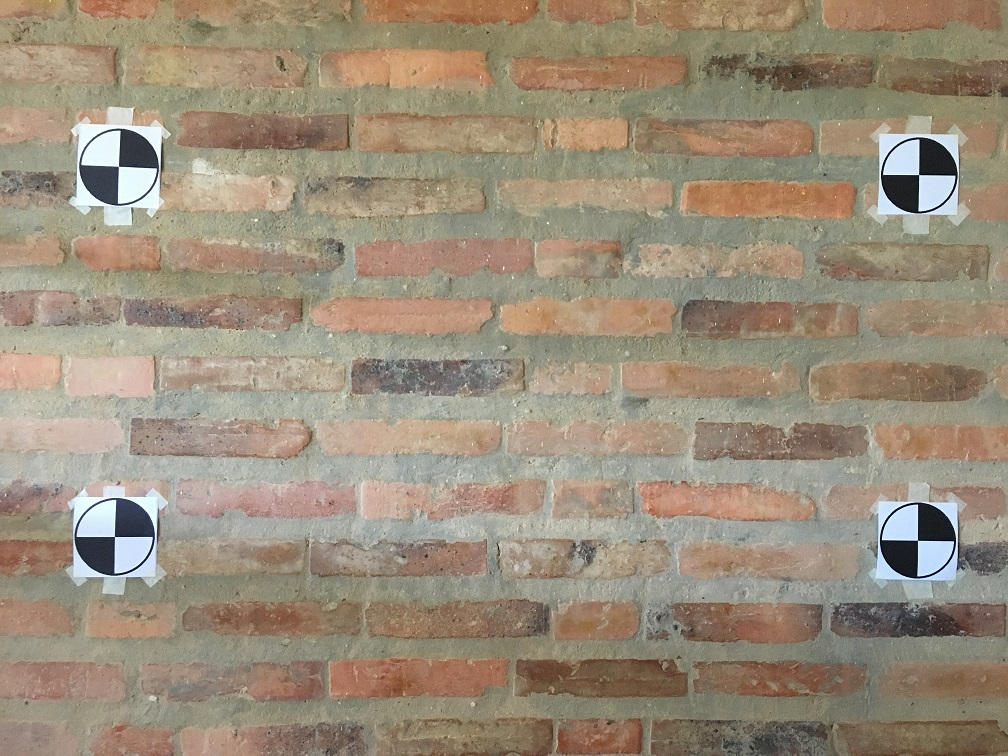
#> input picture input_images/ps3-2-a_base.jpg, 1008 x 756 px
$ python -i ps3.py   (imports and definitions only)
#> lines starting #> are read from the running program, lines starting #| are printed output that depends on the picture
#> further down, picture is the input picture: shape (756, 1008, 3); mean B, G, R 122.5, 141.7, 154.7
import cv2
import numpy as np


# [63 lines left out: functions euclidean_distance, get_corners_list, is_duplicate, find_markers, not called in this run]


def get_harris_corners(image):
    corners = []
    gray = cv2.cvtColor(image, cv2.COLOR_BGR2GRAY)
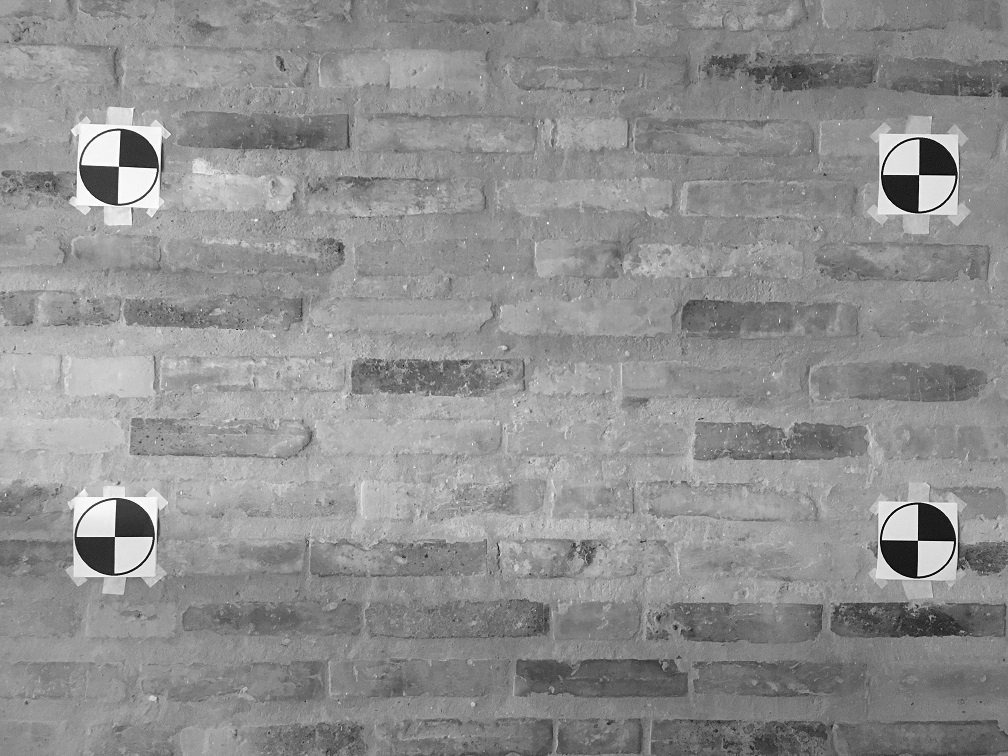
#> gray: shape (756, 1008); min 1, max 255, mean 143.4
    gray = cv2.GaussianBlur(gray, (13, 13), 25)
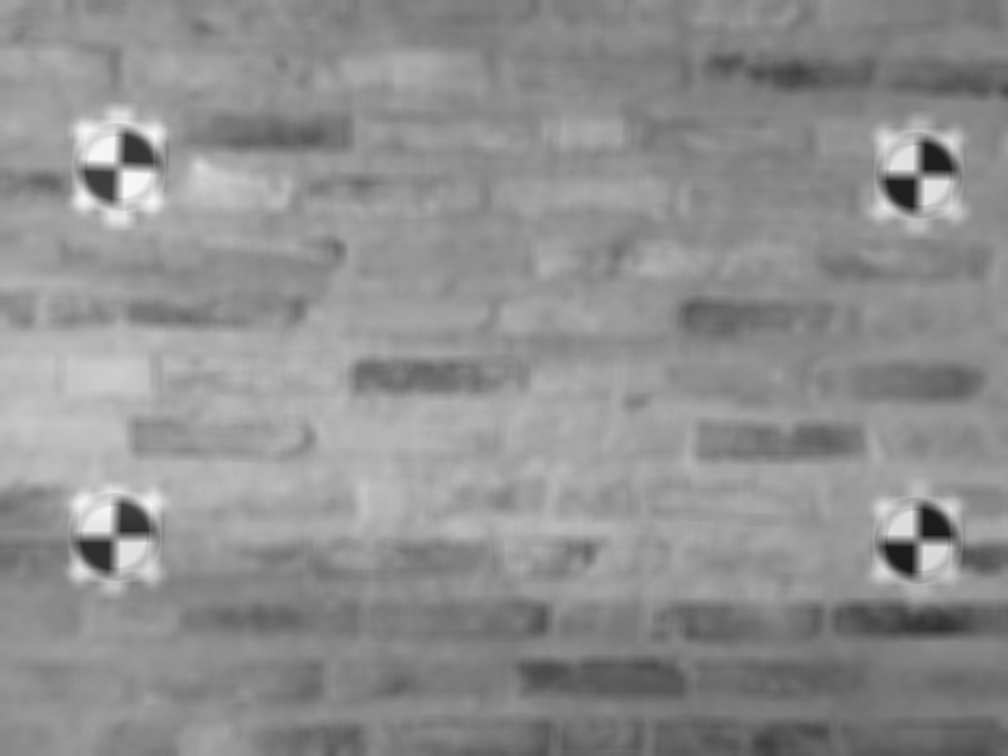
#> gray: shape (756, 1008); min 25, max 248, mean 143.4
    gray = np.float32(gray)
    dst = cv2.cornerHarris(gray, 7, 3, 0.1)
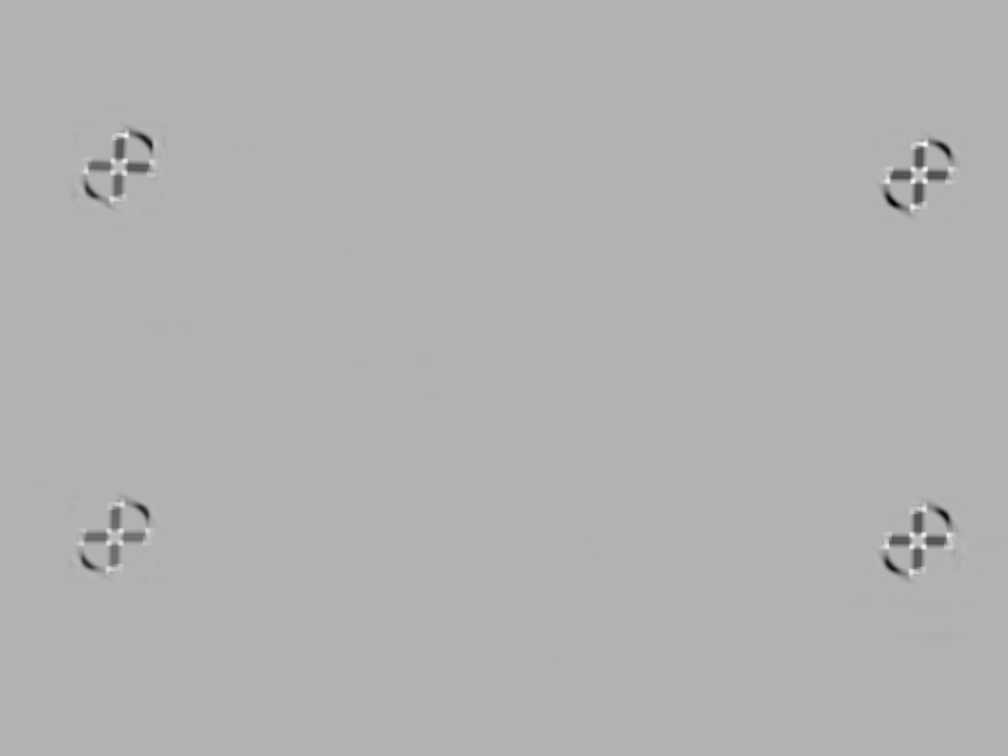
#> dst: shape (756, 1008) float32; min -147023.1, max 62424.1, mean -465.5; drawn with min black and max white
    dst = cv2.dilate(dst, None)
    locs = np.where(dst > 0.15 * dst.max())
#> locs = 3054 positions, rows 131 to 576, columns 77 to 956
    for (i, j) in zip(*locs):
        corners.append((j, i))
#> this loop made 3054 passes
#> (i, j) on passes 1 to 3: (131, 124), (131, 125), (131, 126)
#> after the loop, corners = 3054 pairs, first value 77 to 956, second value 131 to 576
    return corners


# [106 lines left out: functions draw_box, project_imageA_onto_imageB, find_four_point_transform, video_frame_generator, not called in this run]

>>> import cv2
>>> picture = cv2.imread('input_images/ps3-2-a_base.jpg')
>>> result = get_harris_corners(picture)
#> result has the same summary as corners in get_harris_corners

$ run again, on input_images/ps3-3-a_base.jpg
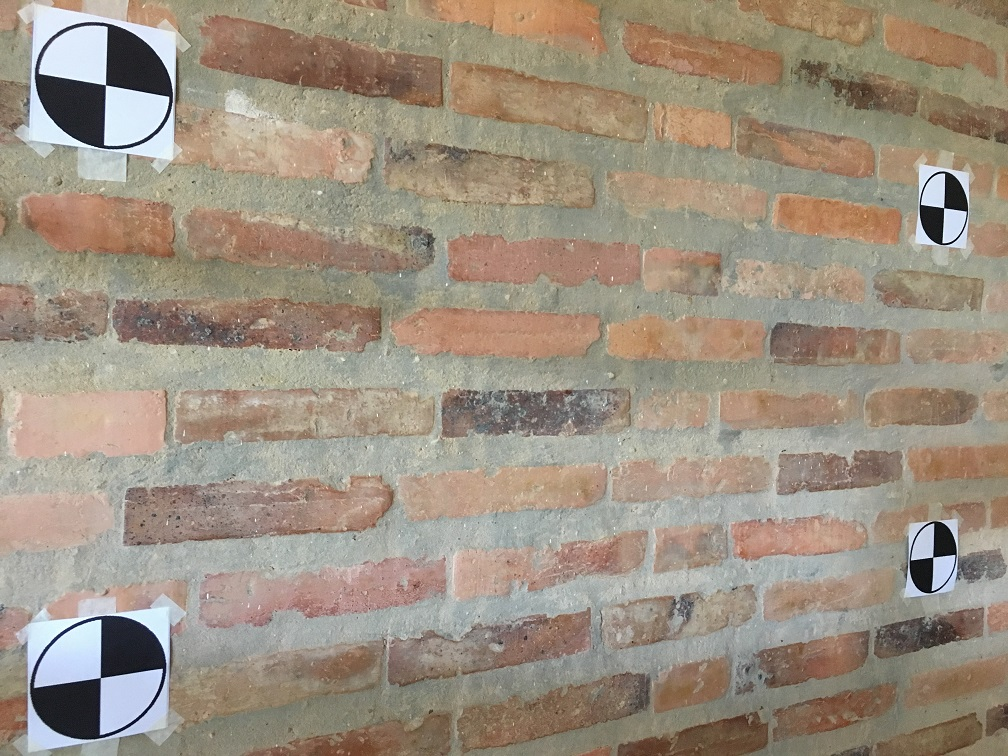
#> input picture input_images/ps3-3-a_base.jpg, 1008 x 756 px
#> picture is the input picture: shape (756, 1008, 3); mean B, G, R 129.1, 144.8, 157.2
#> in get_harris_corners, `gray = cv2.GaussianBlur(gray, (13, 13), 25)`:
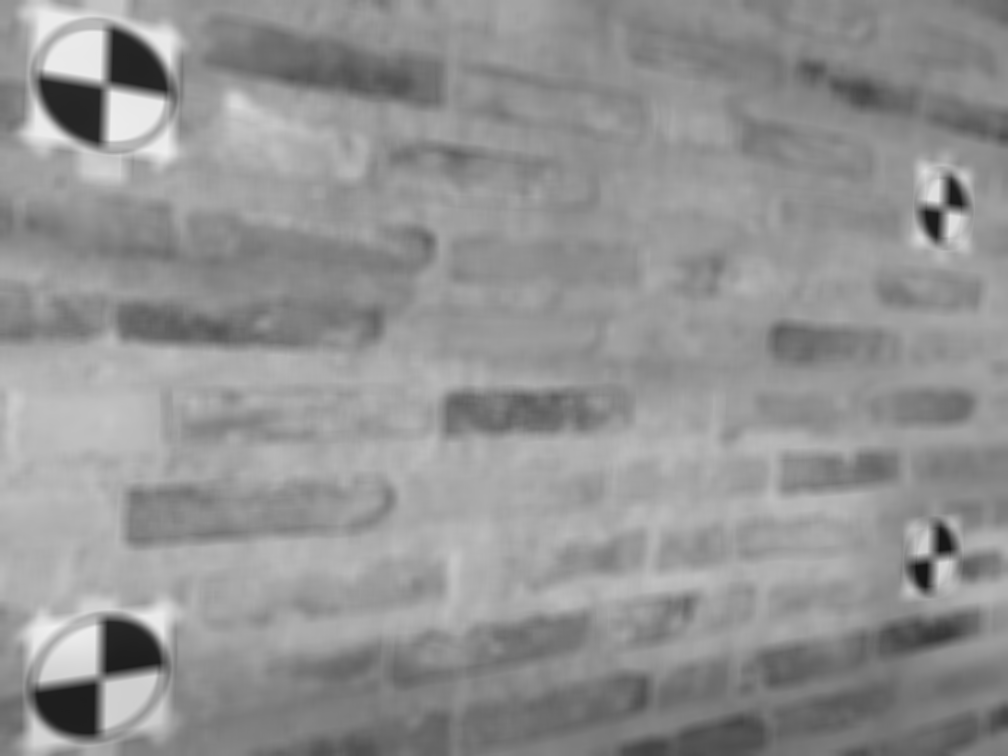
#> gray: shape (756, 1008); min 21, max 240, mean 146.7
#> in get_harris_corners, `dst = cv2.cornerHarris(gray, 7, 3, 0.1)`:
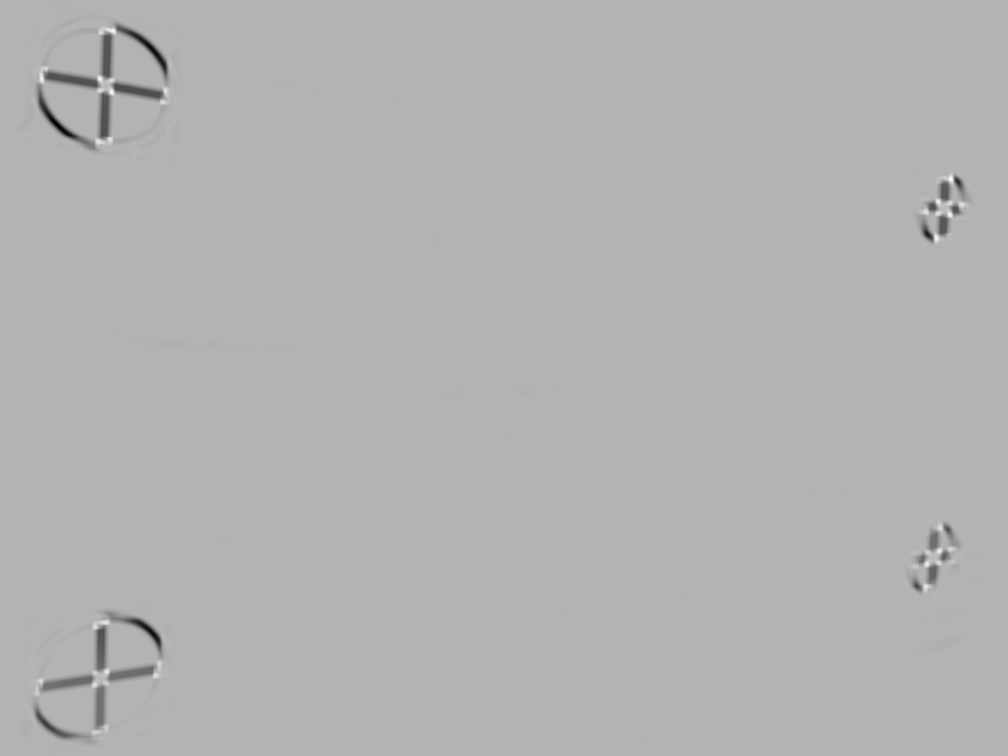
#> dst: shape (756, 1008) float32; min -158383.3, max 66251.9, mean -782.8; drawn with min black and max white
#> locs = 2776 positions, rows 26 to 734, columns 34 to 967
#> the loop in get_harris_corners, `for (i, j) in zip(*locs):` made 2776 passes
#> (i, j) on passes 1 to 3: (26, 100), (26, 101), (26, 102)
#> after the loop in get_harris_corners, `for (i, j) in zip(*locs):`: corners = 2776 pairs, first value 34 to 967, second value 26 to 734
#> result has the same summary as corners in get_harris_corners

$ run again, on input_images/ps3-2-b_base.jpg
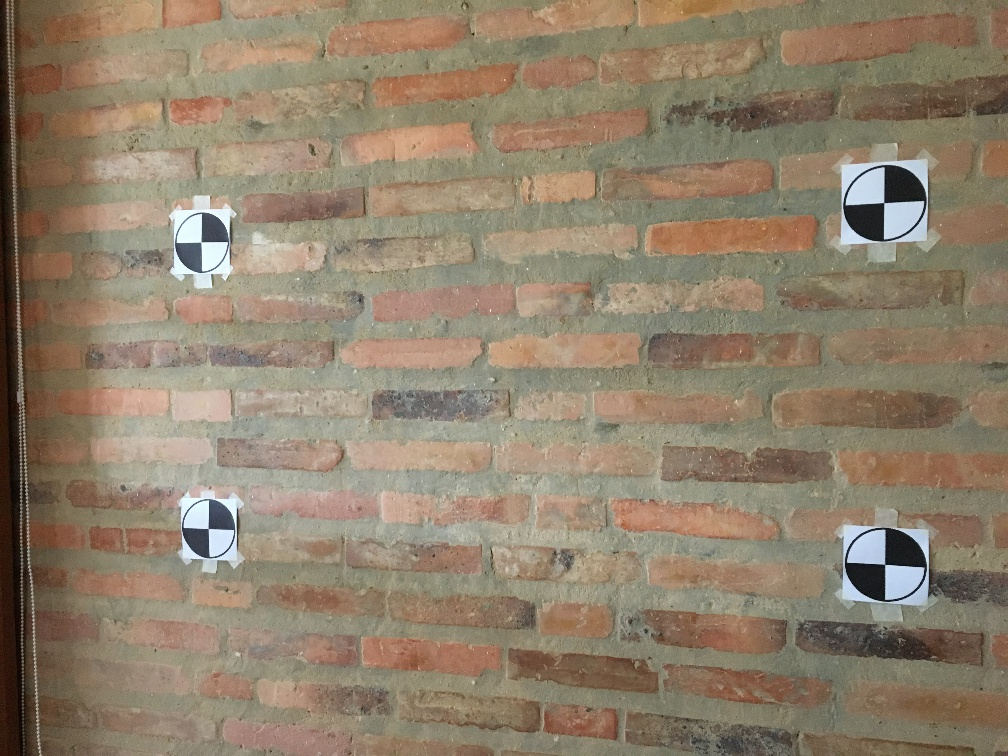
#> input picture input_images/ps3-2-b_base.jpg, 1008 x 756 px
#> picture is the input picture: shape (756, 1008, 3); mean B, G, R 107.9, 128.6, 143.9
#> in get_harris_corners, `gray = cv2.GaussianBlur(gray, (13, 13), 25)`:
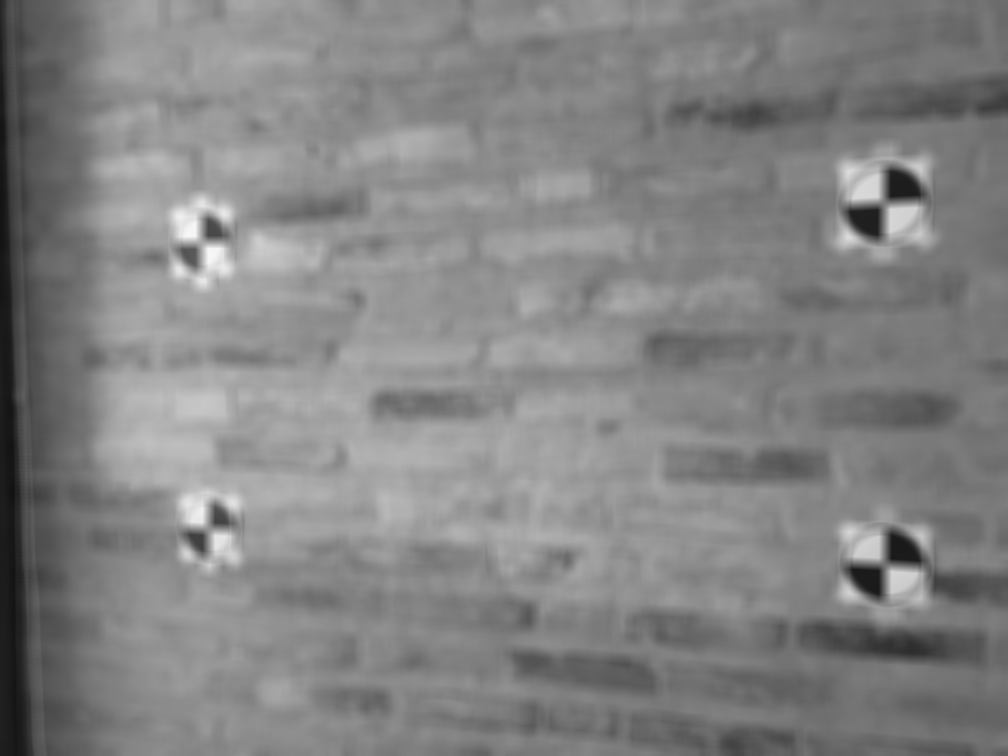
#> gray: shape (756, 1008); min 18, max 247, mean 130.8
#> in get_harris_corners, `dst = cv2.cornerHarris(gray, 7, 3, 0.1)`:
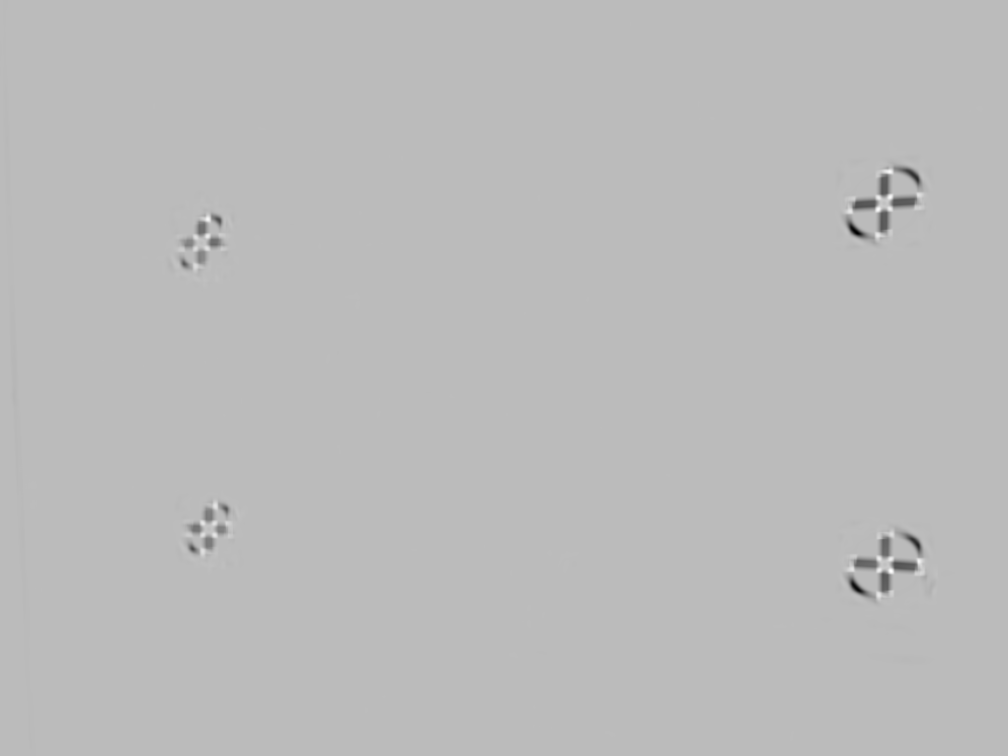
#> dst: shape (756, 1008) float32; min -120650.1, max 43060.5, mean -277.7; drawn with min black and max white
#> locs = 2604 positions, rows 168 to 600, columns 177 to 925
#> the loop in get_harris_corners, `for (i, j) in zip(*locs):` made 2604 passes
#> (i, j) on passes 1 to 3: (168, 883), (168, 884), (168, 885)
#> after the loop in get_harris_corners, `for (i, j) in zip(*locs):`: corners = 2604 pairs, first value 177 to 925, second value 168 to 600
#> result has the same summary as corners in get_harris_corners

$ run again, on input_images/ps3-2-c_base.jpg
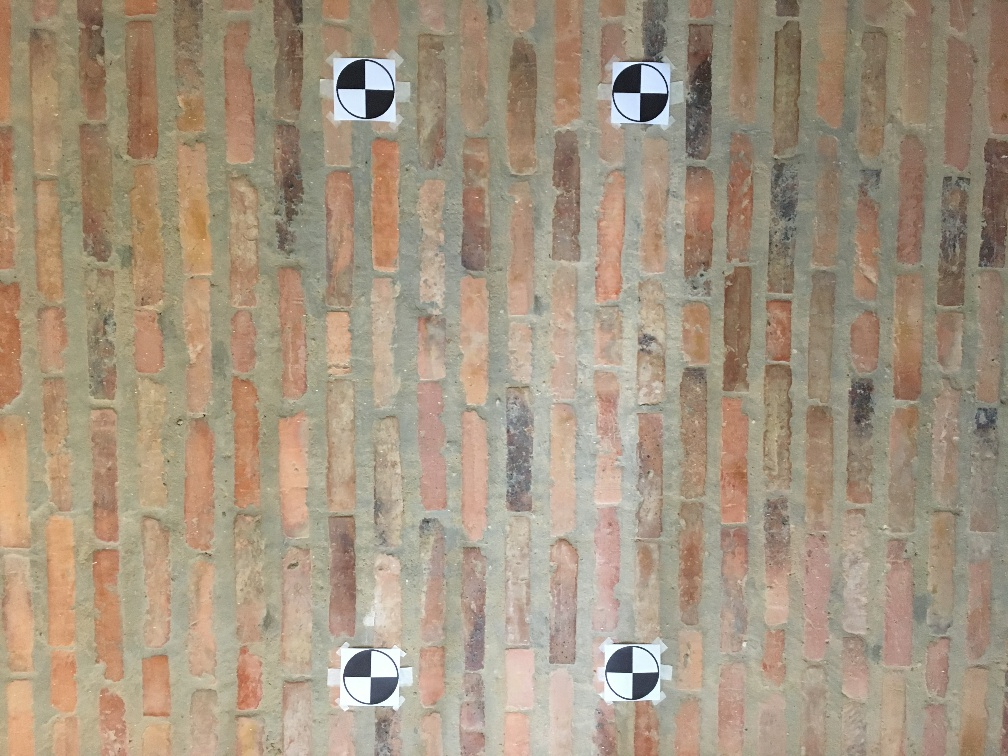
#> input picture input_images/ps3-2-c_base.jpg, 1008 x 756 px
#> picture is the input picture: shape (756, 1008, 3); mean B, G, R 128.9, 149.2, 164.9
#> in get_harris_corners, `gray = cv2.cvtColor(image, cv2.COLOR_BGR2GRAY)`:
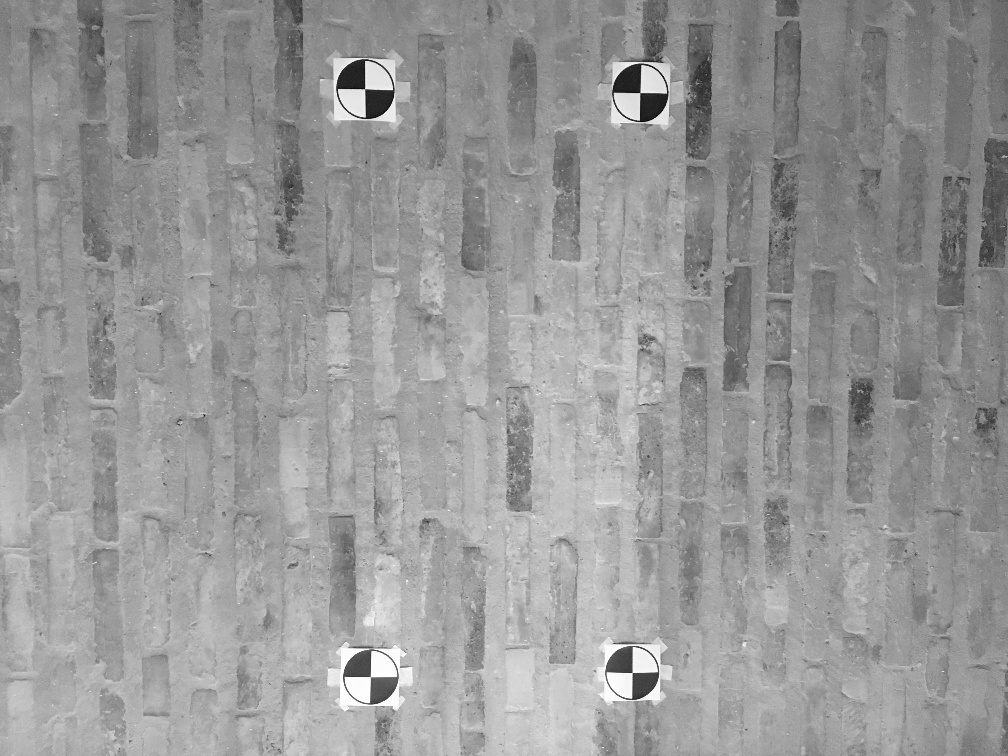
#> gray: shape (756, 1008); min 6, max 255, mean 151.6
#> in get_harris_corners, `dst = cv2.cornerHarris(gray, 7, 3, 0.1)`:
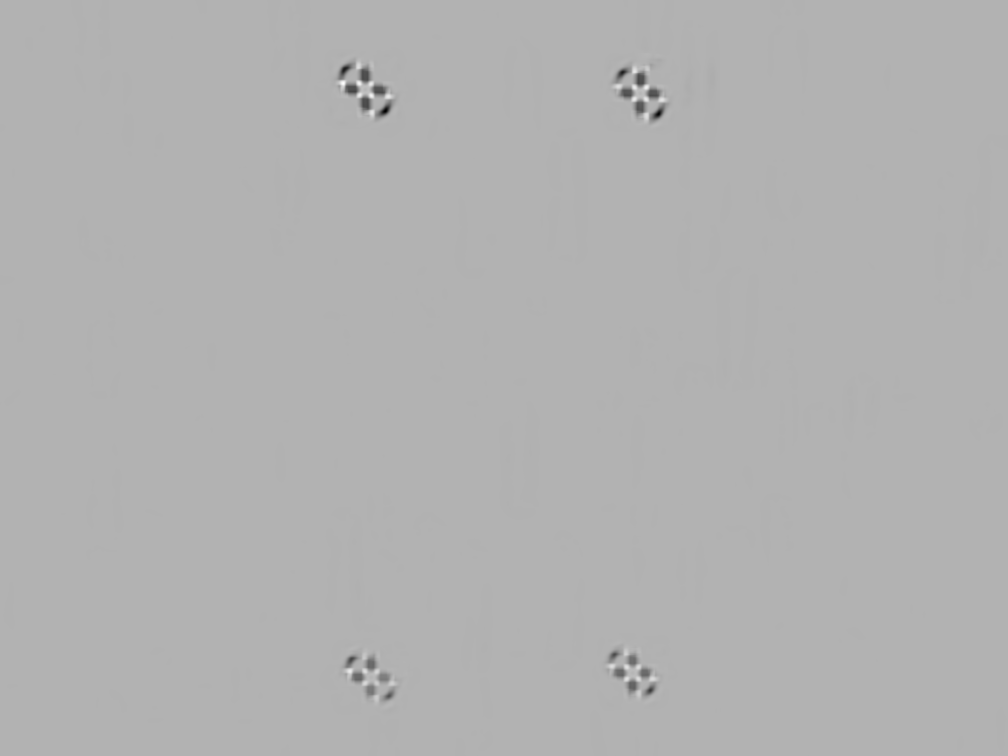
#> dst: shape (756, 1008) float32; min -138928.3, max 60057.4, mean -210.9; drawn with min black and max white
#> locs = 2149 positions, rows 60 to 702, columns 337 to 667
#> the loop in get_harris_corners, `for (i, j) in zip(*locs):` made 2149 passes
#> (i, j) on passes 1 to 3: (60, 357), (60, 358), (60, 359)
#> after the loop in get_harris_corners, `for (i, j) in zip(*locs):`: corners = 2149 pairs, first value 337 to 667, second value 60 to 702
#> result has the same summary as corners in get_harris_corners
